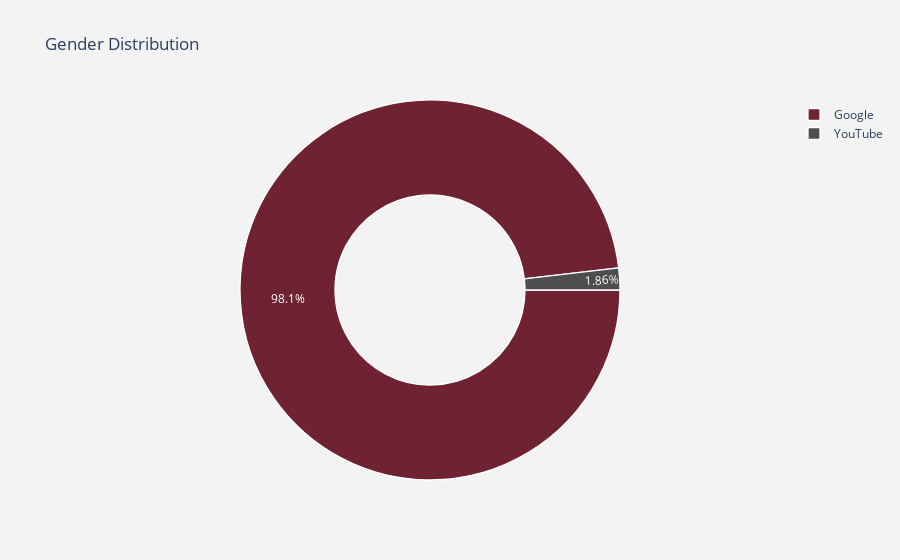

The cell this chart's notebook holds for it:
### Code cell
#labels
lab = df["Company"].value_counts().keys().tolist()

#values
val = df["Company"].value_counts().values.tolist()

trace1 = go.Pie(labels = lab ,
               values = val ,
               marker = dict(colors =  [ "#6F2232" ,"#4E4E50"],
                             line = dict(color = "white",
                                         width =  1.3)
                            ),
               rotation = 90,
               hoverinfo = "label+value+text",
               hole = .5
              )
layout = go.Layout(dict(title = "Gender Distribution",
                        plot_bgcolor  = "#1A1A1D",
                        paper_bgcolor = "rgb(243,243,243)",
                       )
                  )



data = [trace1]
fig  = go.Figure(data = data,layout = layout)
py.iplot(fig)

### Figure 1 — Plotly figure (JSON) as saved in the notebook; plotly's stock layout.template omitted (floating-point values rounded to 4 significant figures)
{"data": [{"hole": 0.5, "hoverinfo": "label+value+text", "labels": ["Google", "YouTube"], "marker": {"colors": ["#6F2232", "#4E4E50"], "line": {"color": "white", "width": 1.3}}, "rotation": 90, "type": "pie", "values": [1212, 23]}], "layout": {"paper_bgcolor": "rgb(243,243,243)", "plot_bgcolor": "#1A1A1D", "title": {"text": "Gender Distribution"}}}
